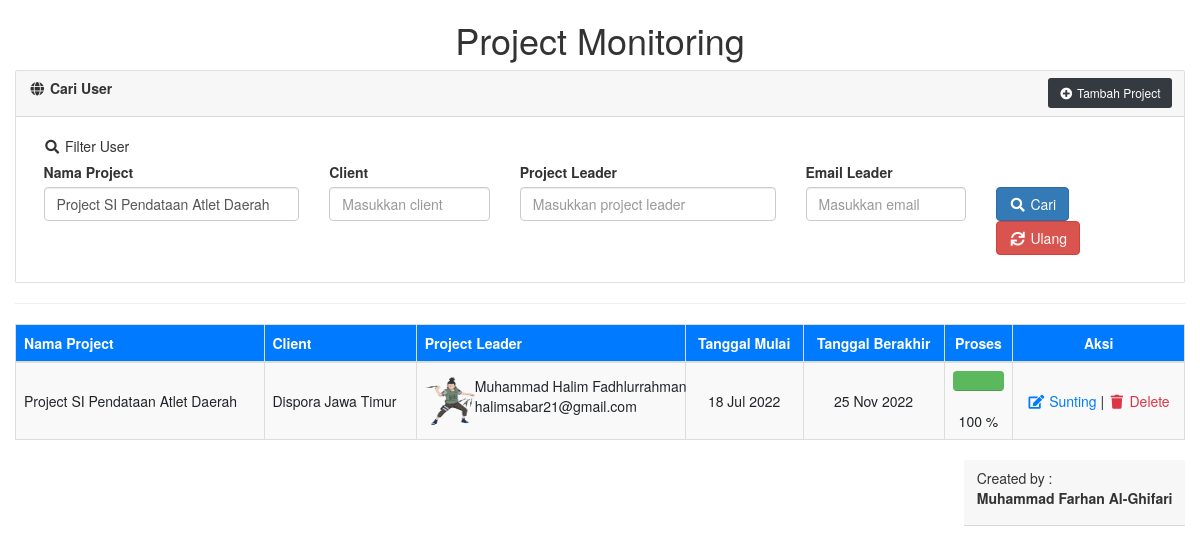
The page /project.php?project_name=Project SI Pendataan Atlet Daerah on the database its author committed.
### tables this page shows
CREATE TABLE `project` (
  `id` int(11) NOT NULL,
  `project_name` varchar(64) NOT NULL,
  `client` varchar(64) NOT NULL,
  `project_leader` varchar(64) NOT NULL,
  `email` varchar(64) NOT NULL,
  `foto` varchar(255) DEFAULT NULL,
  `start_date` date NOT NULL,
  `end_date` date NOT NULL,
  `progress` int(11) NOT NULL
);

### include/Database.php (called while the page is built, shortened)
<?php
class Database{
    protected $pdo;
    public function __construct(\PDO $pdo)
    {
        $this->pdo = $pdo;
        $this->pdo->setAttribute(\PDO::ATTR_ERRMODE, \PDO::ERRMODE_EXCEPTION);
    }
    public function getAllRecords($tableName, $fields='*', $cond='', $orderBy='', $limit='')
    {
        $stmt = $this->pdo->prepare("SELECT $fields FROM $tableName WHERE 1 ".$cond." ".$orderBy." ".$limit);
        $stmt->execute();
        $rows = $stmt->fetchAll(PDO::FETCH_ASSOC);
        return $rows;
    }
}
?>

### config.php (called while the page is built, shortened)
<?php
include_once('include/Database.php');
$dsn	= 	"mysql:dbname=".SS_DB_NAME.";host=".SS_DB_HOST."";
$pdo	=	"";
try {
	$pdo = new PDO($dsn, SS_DB_USER, SS_DB_PASSWORD);
}catch (PDOException $e) {
	echo "Koneksi ke database gagal, pesan error  : " . $e->getMessage();
}
$db 	=	new Database($pdo);
?>

### project.php (the view, shortened to what this page needs)
<?php include_once('config.php');?>
<!doctype html>
<html lang="en-US" xmlns:fb="https://www.facebook.com/2008/fbml" xmlns:addthis="https://www.addthis.com/help/api-spec"
	prefix="og: http://ogp.me/ns#" class="no-js">
<head>
	<link rel="stylesheet" href="https://code.jquery.com/ui/1.12.0/themes/smoothness/jquery-ui.css" type="text/css">
	<link rel="stylesheet" href="https://stackpath.bootstrapcdn.com/bootstrap/4.2.1/css/bootstrap.min.css"
>
	<link rel="stylesheet" href="https://maxcdn.bootstrapcdn.com/bootstrap/3.4.1/css/bootstrap.min.css">
	<link rel="stylesheet" href="https://use.fontawesome.com/releases/v5.6.3/css/all.css"
>
</head>
<body>
	<?php
	$condition	=	'';
	if(isset($_REQUEST['project_name']) and $_REQUEST['project_name']!=""){
		$condition	.=	' AND project_name LIKE "%'.$_REQUEST['project_name'].'%" ';
	}
	$userData	=	$db->getAllRecords('project','*',$condition,'ORDER BY id ASC');
	?>
	<div class="container-fluid">
		<h1 style="text-align:center ;">Project Monitoring</h1>
		<div class="card">
			<div class="card-header"><i class="fa fa-fw fa-globe"></i> <strong>Cari User</strong> <a
					href="tambah-project.php" class="float-right btn btn-dark btn-sm"><i
						class="fa fa-fw fa-plus-circle"></i>
					Tambah Project</a></div>
			<div class="card-body">
				<div class="col-sm-12">
					<h5 class="card-title"><i class="fa fa-fw fa-search"></i> Filter User</h5>
					<form method="get">
						<div class="row">
							<div class="col-sm-3">
								<div class="form-group">
									<label>Nama Project</label>
									<input type="text" name="project_name" id="project_name" class="form-control"
										value="<?php echo isset($_REQUEST['project_name'])?$_REQUEST['project_name']:''?>"
										placeholder="Masukkan nama project">
								</div>
							</div>
							<div class="col-sm-2">
								<div class="form-group">
									<label>Client</label>
									<input type="text" name="client" id="client" class="form-control"
										value="<?php echo isset($_REQUEST['client'])?$_REQUEST['client']:''?>"
										placeholder="Masukkan client">
								</div>
							</div>
							<div class="col-sm-3">
								<div class="form-group">
									<label>Project Leader</label>
									<input type="tel" name="project_leader" id="project_leader" class="form-control"
										value="<?php echo isset($_REQUEST['project_leader'])?$_REQUEST['project_leader']:''?>"
										placeholder="Masukkan project leader">
								</div>
							</div>
							<div class="col-sm-2">
								<div class="form-group">
									<label>Email Leader</label>
									<input type="email" name="email" id="email" class="form-control"
										value="<?php echo isset($_REQUEST['email'])?$_REQUEST['email']:''?>"
										placeholder="Masukkan email">
								</div>
							</div>
							<div class="col-sm-2">
								<div class="form-group">
									<label>&nbsp;</label>
									<div>
										<button type="submit" name="submit" value="search" id="submit"
											class="btn btn-primary"><i class="fa fa-fw fa-search"></i> Cari</button>
										<a href="<?php echo $_SERVER['PHP_SELF'];?>" class="btn btn-danger"><i
												class="fa fa-fw fa-sync"></i> Ulang</a>
									</div>
								</div>
							</div>
						</div>
				</div>
			</div>
		</div>
		<hr>
		<div>
			<table class="table table-striped table-bordered">
				<thead>
					<tr class="bg-primary text-white">
						<th>Nama Project</th>
						<th>Client</th>
						<th>Project Leader</th>
						<th class="text-center">Tanggal Mulai</th>
						<th class="text-center">Tanggal Berakhir</th>
						<th class="text-center">Proses</th>
						<th class="text-center">Aksi</th>
					</tr>
				</thead>
				<tbody>
					<?php
					if(count($userData)>0){
						foreach($userData as $val){
					?>
					<tr>
						<td class="text-left align-middle"><?php echo $val['project_name'];?></td>
						<td class="text-left align-middle"><?php echo $val['client'];?></td>
						<td class="text-left align-middle">
							<div class="row">
								<img class="ml-4 mr-4 align-middle" width="50" height="50"
									src="foto_leader/<?php echo $val['foto'];?>" alt="">
								<div class="row"><?php echo $val['project_leader'];?><br><?php echo $val['email'];?>
								</div>
							</div>
						</td>
						<td class="text-center align-middle" align="center">
							<?php echo date('d M Y',strtotime($val['start_date']));?></td>
						<td class="text-center align-middle" align="center">
							<?php echo date('d M Y',strtotime($val['end_date']));?></td>
						<td class="text-center align-middle">
							<div class="progress">
								<?php
								$classProgress = 'danger';
								if($val['progress'] > 0 && $val['progress'] <=30){
									$classProgress = 'danger';
								} elseif ($val['progress'] > 30 && $val['progress'] <=50){
									$classProgress = 'info';
								} elseif ($val['progress'] >= 70){
									$classProgress = 'success';
								}
								?>
								<div class="progress-bar progress-bar-<?php echo $classProgress?>" role="progressbar"
									aria-valuenow="<?php echo $val['progress'];?>" aria-valuemin="0" aria-valuemax="100"
									style="width:<?php echo $val['progress'];?>%">
								</div>
							</div>
							<div>
								<?php echo $val['progress'];?> %
							</div>
						</td>
						<td class="text-center align-middle" align="center">
							<a href="ubah-project.php?editId=<?php echo $val['id'];?>" class="text-primary"><i
									class="fa fa-fw fa-edit"></i> Sunting</a> |
							<a href="hapus.php?delId=<?php echo $val['id'];?>" class="text-danger"
								onClick="return confirm('Anda yakin ingin menghapus project ini?');"><i
									class="fa fa-fw fa-trash"></i> Delete</a>
						</td>
					</tr>
					<?php
						}
					}else{
					?>
					<tr>
						<td colspan="6" align="center">Data tidak ada!</td>
					</tr>
					<?php } ?>
				</tbody>
			</table>
		</div>
		<div class="card-header float-right">
			Created by : <br><strong>Muhammad Farhan Al-Ghifari</strong></p>
		</div>
</body>
</html>

### rows shown on the page
project: project_name "Project SI Pendataan Atlet Daerah", client "Dispora Jawa Timur", foto (picture), project_leader "Muhammad Halim Fadhlurrahman", email "halimsabar21@gmail.com", start_date "18 Jul 2022", end_date "25 Nov 2022", progress "100"
